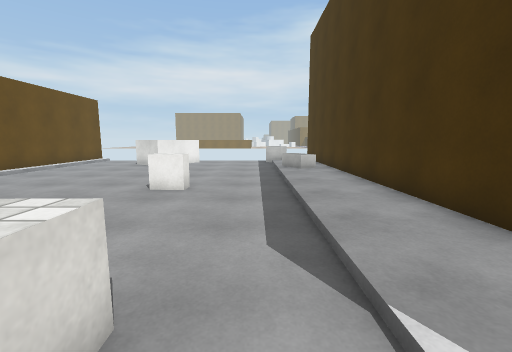
view 1 (above)

15 first-person views from a walk through a scene from a Unity 3-D project. The camera is 1.4 m above the floor, tilts 8° down and sees 90° across. The floor is counted in squares, 1 m on a side. Each view is taken from the middle of a square. On the plan, view 1 faces up. The plan holds only what a view shows up to about 13 squares ahead; the rest is blank. The place goes on beyond the plan. The player character is not drawn. Some animated figures are left out. Surface patterns are stand-ins for the level's own textures.

view 2
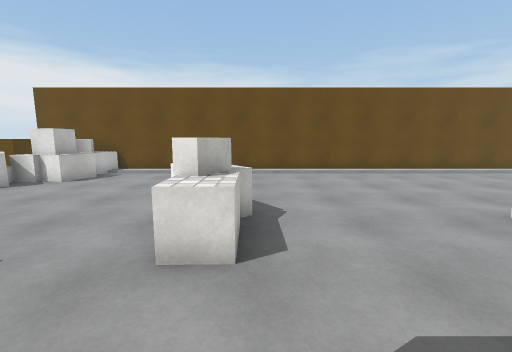

view 3
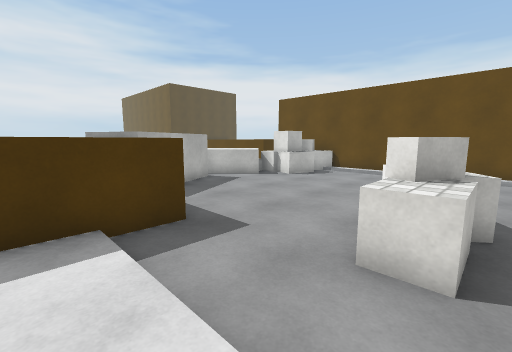

view 4
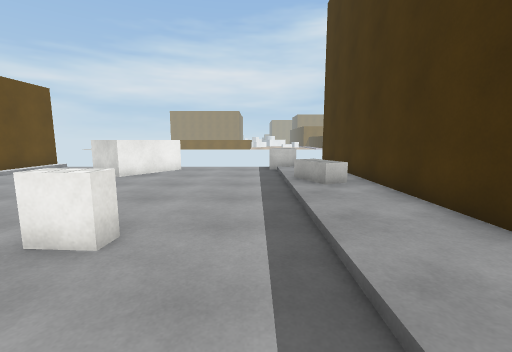

view 5
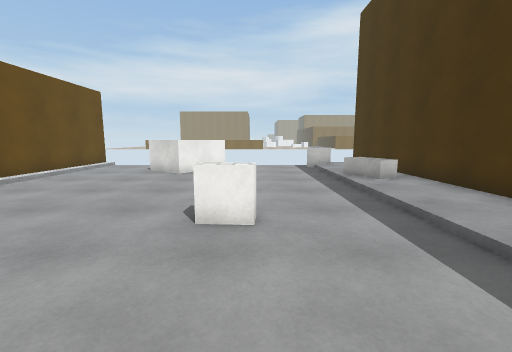

view 6
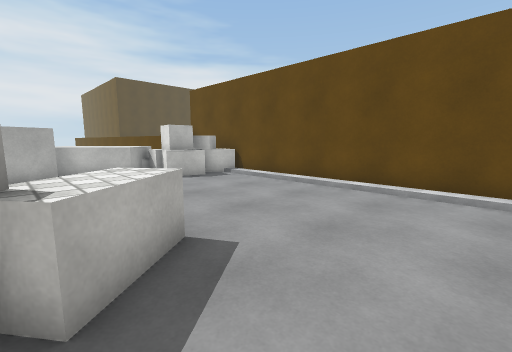

view 7
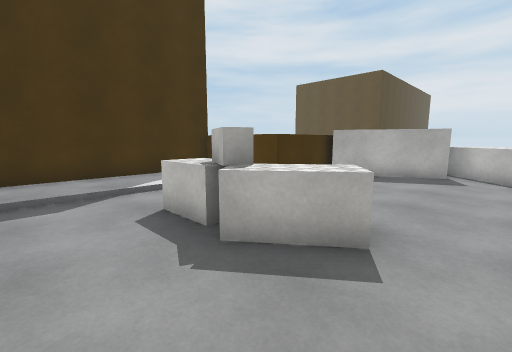

view 8
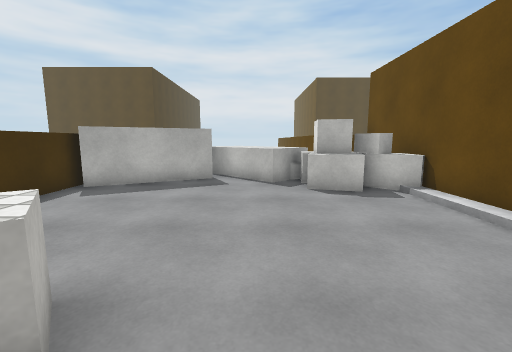

view 9
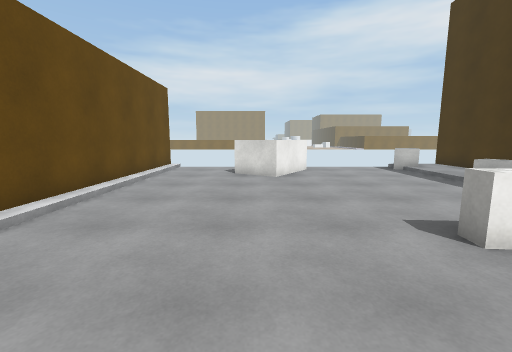

view 10
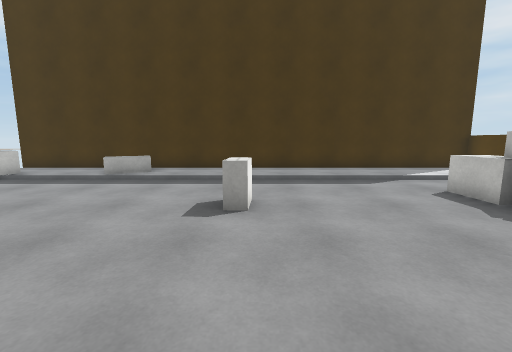

view 11
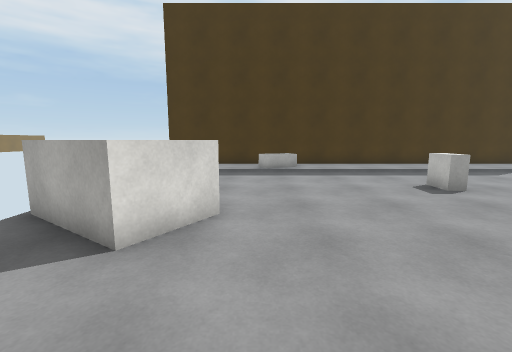

view 12
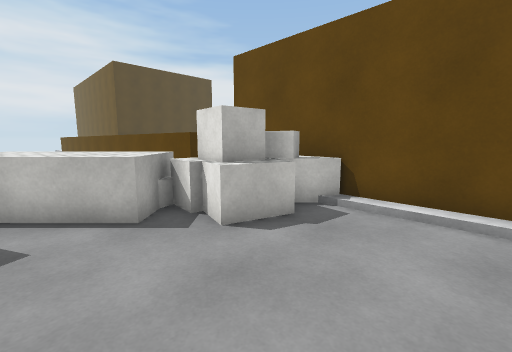

view 13
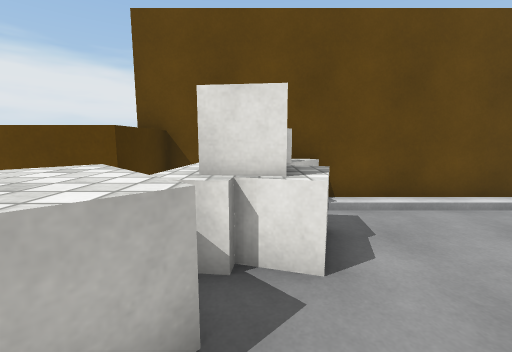

view 14
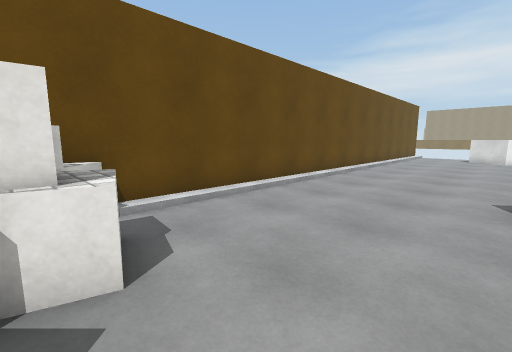

view 15
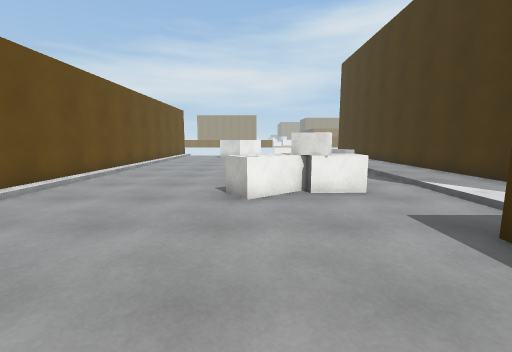

### Floor plan
Key: @ floor where view 1 was taken; # wall or solid block; x gap in a wall; . main floor; : floor 0.25 m higher than the main floor; / step, stairs or slope; = window, fence, low wall or low ledge; ^ raised ledge; B block; C cube; O other object.
Columns run from 11 left of view 1 to 4 right of it. Each row starts with its distance up from view 1.
 18                #
 17 #/....^ ....CC:#
 16 #/...^ ^....CC:#
 15 #/..=^^^..../::#
 14 #/...^^...../::#
 13 #/........../B:#
 12 #/..........BBx#
 11 #/........../B:#
 10 #/........../::#
  9 #/........../::#
  8 #/......B.../::#
  7 #/......BB../::#
  6 #/........../::#
  5 #/........../::#
  4 #/........../::#
  3 #/........../::#
  2 #/......OOO./::#
  1 #/....OOOOO./::#
  0 #/.....O...@/::#
 -1 #/........../::#
 -2 #/........../::#
 -3 #/.........^^^^^
 -4 #/.........^
 -5 #OOO.......^
 -6 #OOO.....#^^
 -7 # OO^^.### ^
 -8 ###^^^^
 -9   ^ ^^^^
-10   ^  ^^

Where each view was taken, in squares from view 1:
view 1: 0 up, 0 right, facing up
view 2: 2 up, 2 right, facing left
view 3: 2 up, 2 right, facing down-left
view 4: 4 up, 0 right, facing up
view 5: 3 up, 2 left, facing up
view 6: 4 up, 3 left, facing down-left
view 7: 4 up, 6 left, facing down-right
view 8: 2 up, 6 left, facing down
view 9: 4 up, 6 left, facing up
view 10: 7 up, 8 left, facing right
view 11: 13 up, 10 left, facing right
view 12: 2 down, 5 left, facing down-left
view 13: 6 down, 5 left, facing left
view 14: 6 down, 5 left, facing up-left
view 15: 6 down, 4 left, facing up
